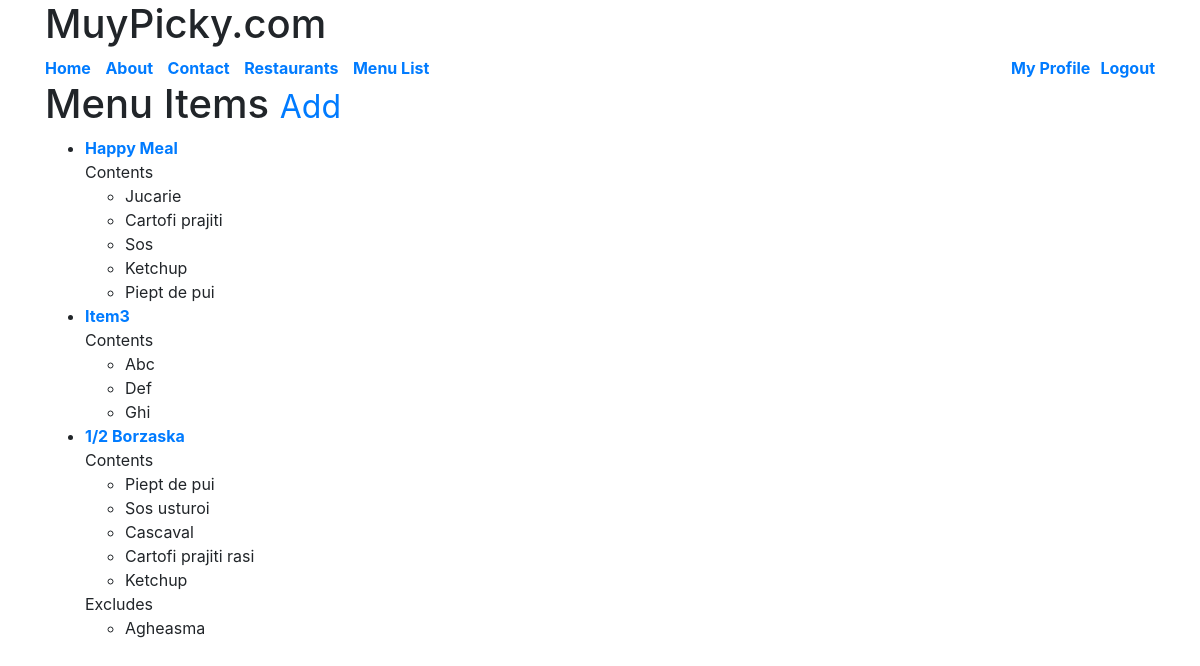
The app's page /items/ (signed in), older data.
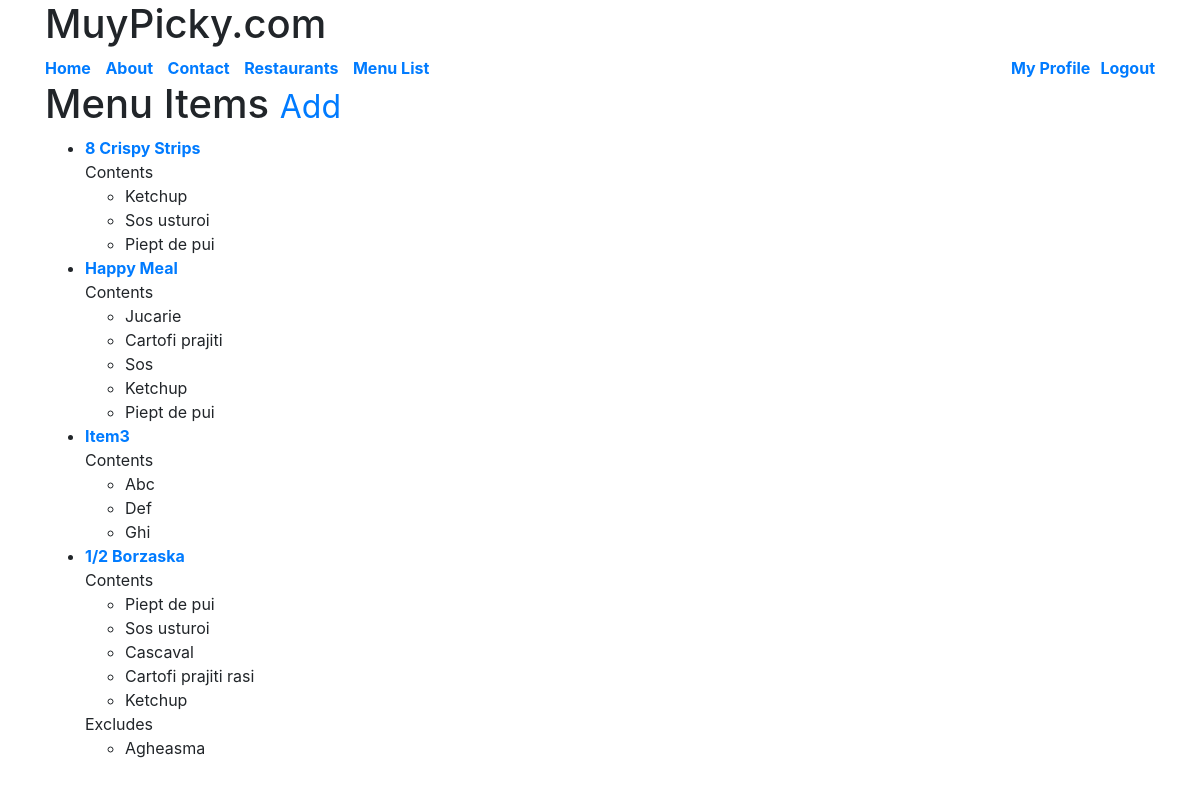
The same page, newer data.
### menus/models.py (models this page shows, shortened)
class Item(models.Model):
	user 		= models.ForeignKey(settings.AUTH_USER_MODEL, on_delete=models.CASCADE)
	restaurant 	= models.ForeignKey(RestaurantLocation, on_delete=models.CASCADE)
	name 		= models.CharField(max_length=120)
	contents	= models.TextField(help_text='Separate each item by comma')
	excludes	= models.TextField(blank=True, null=True, help_text='Separate each item by comma')
	public 		= models.BooleanField(default=True)
	timestamp	= models.DateTimeField(auto_now_add=True)
	updated		= models.DateTimeField(auto_now=True)
	def get_absolute_url(self):
		return reverse('detail', kwargs={'pk':self.pk})
	class Meta:
		ordering = ['-updated', '-timestamp'] #Item.objects.all()
	def get_contents(self):
		return self.contents.split(",")
	def get_excludes(self):
		return self.excludes.split(",")

### menus/views.py (the view)
class ItemListView(LoginRequiredMixin, ListView):
	def get_queryset(self):
		return Item.objects.filter(user=self.request.user)

### menus/templates/menus/item_list.html (shortened to what this page needs)
{% extends "base.html" %}
{% block content %}
	<h1>Menu Items <small><a href="{% url 'create' %}">Add</a></small></h1>
	<ul>
		{% for obj in object_list %}
			<li>
				<a href='{{ obj.get_absolute_url }}'> {{ obj.name }} </a><br>
				{% if obj.contents %}
				Contents
				<ul>
					{% for item in obj.get_contents %}
						<li>{{ item }}</li>
					{% endfor %}
				</ul>
				{% endif %}
				{% if obj.excludes %}
				Excludes
				<ul>
					{% for item in obj.get_excludes %}
						<li>{{ item }}</li>
					{% endfor %}
				</ul>
				{% endif %}
			</li>
			{% empty %}
			<li>><a href="{% url 'create' %}">Add Menu Items</a></li>
		{% endfor %}
	</ul>
{% endblock content %}

Row changes from the older to the newer data that the page shows:
added Item: name "8 Crispy Strips", get_contents "Ketchup" "Sos usturoi" "Piept de pui"
